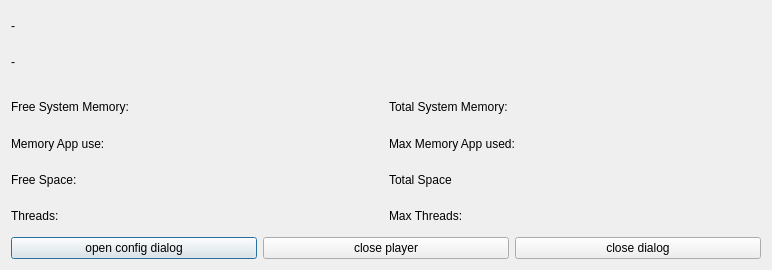
<?xml version="1.0" encoding="UTF-8"?>
<ui version="4.0">
 <class>DebugInfos</class>
 <widget class="QDialog" name="DebugInfos">
  <property name="windowModality">
   <enum>Qt::NonModal</enum>
  </property>
  <property name="geometry">
   <rect>
    <x>0</x>
    <y>0</y>
    <width>772</width>
    <height>270</height>
   </rect>
  </property>
  <property name="windowTitle">
   <string>Information</string>
  </property>
  <layout class="QGridLayout" name="gridLayout_2">
   <item row="0" column="0">
    <layout class="QGridLayout" name="gridLayout">
     <item row="0" column="0">
      <layout class="QVBoxLayout" name="verticalLayout">
       <property name="sizeConstraint">
        <enum>QLayout::SetMaximumSize</enum>
       </property>
       <item>
        <widget class="QLabel" name="PlaylistTitle">
         <property name="styleSheet">
          <string notr="true">background-color: transparent;</string>
         </property>
         <property name="text">
          <string>-</string>
         </property>
        </widget>
       </item>
       <item>
        <widget class="QLabel" name="UserAgent">
         <property name="autoFillBackground">
          <bool>false</bool>
         </property>
         <property name="styleSheet">
          <string notr="true">background-color: transparent;</string>
         </property>
         <property name="text">
          <string>-</string>
         </property>
        </widget>
       </item>
       <item>
        <widget class="Line" name="line">
         <property name="styleSheet">
          <string notr="true">background-color: transparent;</string>
         </property>
         <property name="orientation">
          <enum>Qt::Horizontal</enum>
         </property>
        </widget>
       </item>
       <item>
        <layout class="QHBoxLayout" name="horizontalLayout_2">
         <item>
          <widget class="QLabel" name="FreeSystemMemory">
           <property name="styleSheet">
            <string notr="true">background-color: transparent;</string>
           </property>
           <property name="text">
            <string>Free System Memory:</string>
           </property>
          </widget>
         </item>
         <item>
          <widget class="QLabel" name="TotalSystemMemory">
           <property name="styleSheet">
            <string notr="true">background-color: transparent;</string>
           </property>
           <property name="text">
            <string>Total System Memory:</string>
           </property>
          </widget>
         </item>
        </layout>
       </item>
       <item>
        <layout class="QHBoxLayout" name="horizontalLayout_3">
         <item>
          <widget class="QLabel" name="OutputMemoryUse">
           <property name="styleSheet">
            <string notr="true">background-color: transparent;</string>
           </property>
           <property name="text">
            <string>Memory App use:</string>
           </property>
          </widget>
         </item>
         <item>
          <widget class="QLabel" name="MaxMemoryUsed">
           <property name="styleSheet">
            <string notr="true">background-color: transparent;</string>
           </property>
           <property name="text">
            <string>Max Memory App used:</string>
           </property>
          </widget>
         </item>
        </layout>
       </item>
       <item>
        <layout class="QHBoxLayout" name="horizontalLayout_5">
         <item>
          <widget class="QLabel" name="TotalSpace">
           <property name="text">
            <string>Free Space:</string>
           </property>
          </widget>
         </item>
         <item>
          <widget class="QLabel" name="FreeSpace">
           <property name="text">
            <string>Total Space</string>
           </property>
          </widget>
         </item>
        </layout>
       </item>
       <item>
        <layout class="QHBoxLayout" name="horizontalLayout_4">
         <item>
          <widget class="QLabel" name="ThreadsNumber">
           <property name="styleSheet">
            <string notr="true">background-color: transparent;</string>
           </property>
           <property name="text">
            <string>Threads:</string>
           </property>
          </widget>
         </item>
         <item>
          <widget class="QLabel" name="MaxThreadsNumber">
           <property name="styleSheet">
            <string notr="true">background-color: transparent;</string>
           </property>
           <property name="text">
            <string>Max Threads:</string>
           </property>
          </widget>
         </item>
        </layout>
       </item>
       <item>
        <layout class="QHBoxLayout" name="horizontalLayout">
         <item>
          <widget class="QPushButton" name="open_config">
           <property name="text">
            <string>open config dialog</string>
           </property>
          </widget>
         </item>
         <item>
          <widget class="QPushButton" name="close_player">
           <property name="text">
            <string>close player</string>
           </property>
          </widget>
         </item>
         <item>
          <widget class="QPushButton" name="close_dialog">
           <property name="text">
            <string>close dialog</string>
           </property>
          </widget>
         </item>
        </layout>
       </item>
      </layout>
     </item>
    </layout>
   </item>
  </layout>
 </widget>
 <layoutdefault spacing="6" margin="11"/>
 <resources/>
 <connections/>
</ui>
